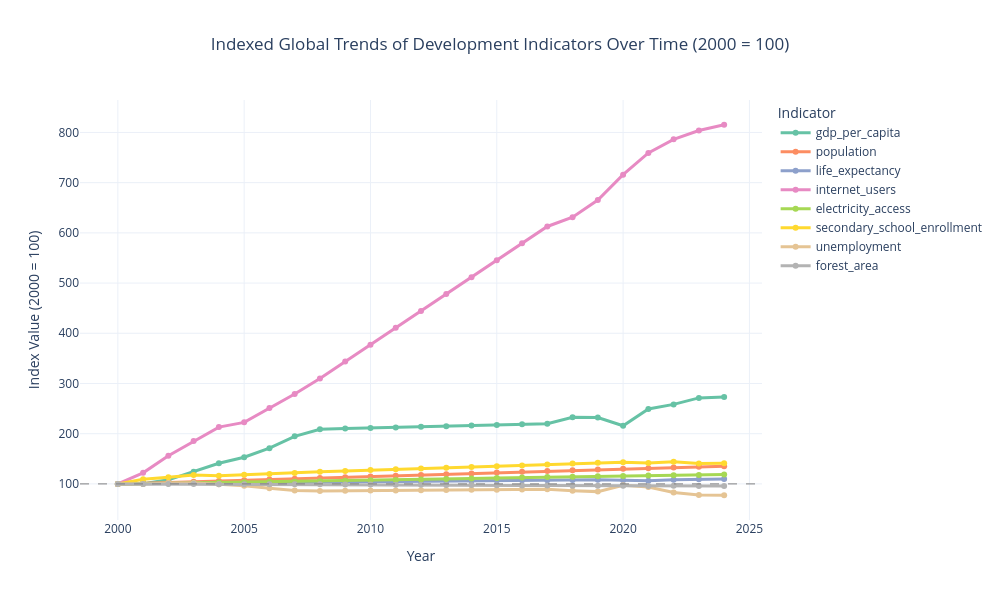

Write notebook code for a chart like this one.
### Markdown cell above
### Q2. How have the main development indicators changed over time?

### Code cell
indicator_cols = [
    "gdp_per_capita",
    "population",
    "life_expectancy",
    "internet_users",
    "electricity_access",
    "secondary_school_enrollment",
    "unemployment",
    "forest_area"
]

q2_global = world_clean.groupby("year")[indicator_cols].mean()

full_years = range(world_clean["year"].min(), world_clean["year"].max() + 1)

q2_global = q2_global.reindex(full_years)

q2_global = q2_global.interpolate(
    method="linear",
    limit_direction="both"
)

q2_global = q2_global.reset_index().rename(columns={"index": "year"})

q2_indexed = q2_global.copy()

base_year = q2_indexed["year"].min()

for col in indicator_cols:
    base_value = q2_indexed.loc[q2_indexed["year"] == base_year, col].iloc[0]
    q2_indexed[col] = q2_indexed[col] / base_value * 100

q2_long = q2_indexed.melt(
    id_vars="year",
    value_vars=indicator_cols,
    var_name="indicator",
    value_name="index_value"
)

fig = px.line(
    q2_long,
    x="year",
    y="index_value",
    color="indicator",
    markers=True,
    title=f"Indexed Global Trends of Development Indicators Over Time ({base_year} = 100)",
    labels={
        "year": "Year",
        "index_value": f"Index Value ({base_year} = 100)",
        "indicator": "Indicator"
    },
    color_discrete_sequence=px.colors.qualitative.Set2
)

fig.update_traces(
    line=dict(width=3),
    marker=dict(size=6)
)

fig.update_layout(
    template="plotly_white",
    width=1000,
    height=600,
    title_x=0.5,
    legend_title_text="Indicator",
    plot_bgcolor="white",
    paper_bgcolor="white"
)

fig.add_hline(
    y=100,
    line_width=1,
    line_dash="dash",
    line_color="gray"
)

fig.show()

# I compared how the indicators changed over time.
# I used the first year as 100 to focus on relative change.

### Figure 1 — Plotly figure (JSON) as saved in the notebook; plotly's stock layout.template omitted (floating-point values rounded to 4 significant figures)
{"data": [{"hovertemplate": "Indicator=gdp_per_capita<br>Year=%{x}<br>Index Value (2000 = 100)=%{y}<extra></extra>", "legendgroup": "gdp_per_capita", "line": {"color": "rgb(102,194,165)", "dash": "solid", "width": 3}, "marker": {"size": 6, "symbol": "circle"}, "mode": "lines+markers", "name": "gdp_per_capita", "orientation": "v", "showlegend": true, "type": "scatter", "x": [2000, 2001, 2002, 2003, 2004, 2005, 2006, 2007, 2008, 2009, 2010, 2011, 2012, 2013, 2014, 2015, 2016, 2017, 2018, 2019, 2020, 2021, 2022, 2023, 2024], "xaxis": "x", "y": [100.0, 100.1, 108.1, 124.2, 141.2, 153.1, 171.1, 194.7, 208.9, 210.1, 211.3, 212.5, 213.8, 215.0, 216.2, 217.4, 218.6, 219.8, 232.7, 232.3, 215.7, 249.2, 258.3, 271.3, 273.0], "yaxis": "y"}, {"hovertemplate": "Indicator=population<br>Year=%{x}<br>Index Value (2000 = 100)=%{y}<extra></extra>", "legendgroup": "population", "line": {"color": "rgb(252,141,98)", "dash": "solid", "width": 3}, "marker": {"size": 6, "symbol": "circle"}, "mode": "lines+markers", "name": "population", "orientation": "v", "showlegend": true, "type": "scatter", "x": [2000, 2001, 2002, 2003, 2004, 2005, 2006, 2007, 2008, 2009, 2010, 2011, 2012, 2013, 2014, 2015, 2016, 2017, 2018, 2019, 2020, 2021, 2022, 2023, 2024], "xaxis": "x", "y": [100.0, 101.4, 102.9, 104.3, 105.8, 107.2, 108.7, 110.2, 111.7, 113.2, 114.8, 116.3, 117.9, 119.4, 121.0, 122.5, 124.1, 125.6, 127.1, 128.6, 130.0, 131.3, 132.6, 133.9, 135.3], "yaxis": "y"}, {"hovertemplate": "Indicator=life_expectancy<br>Year=%{x}<br>Index Value (2000 = 100)=%{y}<extra></extra>", "legendgroup": "life_expectancy", "line": {"color": "rgb(141,160,203)", "dash": "solid", "width": 3}, "marker": {"size": 6, "symbol": "circle"}, "mode": "lines+markers", "name": "life_expectancy", "orientation": "v", "showlegend": true, "type": "scatter", "x": [2000, 2001, 2002, 2003, 2004, 2005, 2006, 2007, 2008, 2009, 2010, 2011, 2012, 2013, 2014, 2015, 2016, 2017, 2018, 2019, 2020, 2021, 2022, 2023, 2024], "xaxis": "x", "y": [100.0, 100.5, 100.9, 101.4, 101.9, 102.4, 102.9, 103.4, 103.9, 104.3, 104.7, 105.1, 105.5, 105.9, 106.3, 106.7, 107.1, 107.4, 108.0, 108.2, 107.4, 106.4, 108.4, 109.4, 109.7], "yaxis": "y"}, {"hovertemplate": "Indicator=internet_users<br>Year=%{x}<br>Index Value (2000 = 100)=%{y}<extra></extra>", "legendgroup": "internet_users", "line": {"color": "rgb(231,138,195)", "dash": "solid", "width": 3}, "marker": {"size": 6, "symbol": "circle"}, "mode": "lines+markers", "name": "internet_users", "orientation": "v", "showlegend": true, "type": "scatter", "x": [2000, 2001, 2002, 2003, 2004, 2005, 2006, 2007, 2008, 2009, 2010, 2011, 2012, 2013, 2014, 2015, 2016, 2017, 2018, 2019, 2020, 2021, 2022, 2023, 2024], "xaxis": "x", "y": [100.0, 122.0, 155.9, 185.4, 213.2, 222.6, 251.0, 278.9, 310.0, 343.6, 377.3, 410.9, 444.5, 478.2, 511.8, 545.5, 579.1, 612.7, 631.3, 665.3, 715.9, 759.2, 786.3, 803.9, 815.3], "yaxis": "y"}, {"hovertemplate": "Indicator=electricity_access<br>Year=%{x}<br>Index Value (2000 = 100)=%{y}<extra></extra>", "legendgroup": "electricity_access", "line": {"color": "rgb(166,216,84)", "dash": "solid", "width": 3}, "marker": {"size": 6, "symbol": "circle"}, "mode": "lines+markers", "name": "electricity_access", "orientation": "v", "showlegend": true, "type": "scatter", "x": [2000, 2001, 2002, 2003, 2004, 2005, 2006, 2007, 2008, 2009, 2010, 2011, 2012, 2013, 2014, 2015, 2016, 2017, 2018, 2019, 2020, 2021, 2022, 2023, 2024], "xaxis": "x", "y": [100.0, 100.7, 101.1, 102.0, 102.6, 103.2, 104.5, 104.3, 105.2, 106.1, 107.0, 108.0, 108.9, 109.8, 110.8, 111.7, 112.6, 113.6, 114.4, 115.2, 115.9, 116.6, 117.0, 117.9, 118.7], "yaxis": "y"}, {"hovertemplate": "Indicator=secondary_school_enrollment<br>Year=%{x}<br>Index Value (2000 = 100)=%{y}<extra></extra>", "legendgroup": "secondary_school_enrollment", "line": {"color": "rgb(255,217,47)", "dash": "solid", "width": 3}, "marker": {"size": 6, "symbol": "circle"}, "mode": "lines+markers", "name": "secondary_school_enrollment", "orientation": "v", "showlegend": true, "type": "scatter", "x": [2000, 2001, 2002, 2003, 2004, 2005, 2006, 2007, 2008, 2009, 2010, 2011, 2012, 2013, 2014, 2015, 2016, 2017, 2018, 2019, 2020, 2021, 2022, 2023, 2024], "xaxis": "x", "y": [100.0, 109.0, 113.1, 117.7, 116.1, 118.4, 119.7, 121.9, 124.3, 125.9, 127.5, 129.0, 130.6, 132.2, 133.8, 135.3, 136.9, 138.5, 140.6, 142.2, 143.3, 141.7, 144.4, 140.6, 141.1], "yaxis": "y"}, {"hovertemplate": "Indicator=unemployment<br>Year=%{x}<br>Index Value (2000 = 100)=%{y}<extra></extra>", "legendgroup": "unemployment", "line": {"color": "rgb(229,196,148)", "dash": "solid", "width": 3}, "marker": {"size": 6, "symbol": "circle"}, "mode": "lines+markers", "name": "unemployment", "orientation": "v", "showlegend": true, "type": "scatter", "x": [2000, 2001, 2002, 2003, 2004, 2005, 2006, 2007, 2008, 2009, 2010, 2011, 2012, 2013, 2014, 2015, 2016, 2017, 2018, 2019, 2020, 2021, 2022, 2023, 2024], "xaxis": "x", "y": [100.0, 99.97, 101.8, 101.6, 99.12, 96.4, 91.44, 86.97, 85.97, 86.33, 86.7, 87.06, 87.42, 87.78, 88.15, 88.51, 88.87, 89.24, 86.41, 84.63, 97.29, 93.64, 83.06, 78.11, 77.4], "yaxis": "y"}, {"hovertemplate": "Indicator=forest_area<br>Year=%{x}<br>Index Value (2000 = 100)=%{y}<extra></extra>", "legendgroup": "forest_area", "line": {"color": "rgb(179,179,179)", "dash": "solid", "width": 3}, "marker": {"size": 6, "symbol": "circle"}, "mode": "lines+markers", "name": "forest_area", "orientation": "v", "showlegend": true, "type": "scatter", "x": [2000, 2001, 2002, 2003, 2004, 2005, 2006, 2007, 2008, 2009, 2010, 2011, 2012, 2013, 2014, 2015, 2016, 2017, 2018, 2019, 2020, 2021, 2022, 2023, 2024], "xaxis": "x", "y": [100.0, 99.88, 99.77, 99.65, 99.49, 99.37, 99.51, 99.42, 99.33, 99.04, 98.75, 98.46, 98.17, 97.87, 97.58, 97.29, 97.0, 96.71, 96.56, 96.4, 96.15, 96.0, 96.16, 96.01, 96.01], "yaxis": "y"}], "layout": {"height": 600, "legend": {"title": {"text": "Indicator"}, "tracegroupgap": 0}, "paper_bgcolor": "white", "plot_bgcolor": "white", "shapes": [{"line": {"color": "gray", "dash": "dash", "width": 1}, "type": "line", "x0": 0, "x1": 1, "xref": "x domain", "y0": 100, "y1": 100, "yref": "y"}], "title": {"text": "Indexed Global Trends of Development Indicators Over Time (2000 = 100)", "x": 0.5}, "width": 1000, "xaxis": {"anchor": "y", "domain": [0, 1], "title": {"text": "Year"}}, "yaxis": {"anchor": "x", "domain": [0, 1], "title": {"text": "Index Value (2000 = 100)"}}}}
